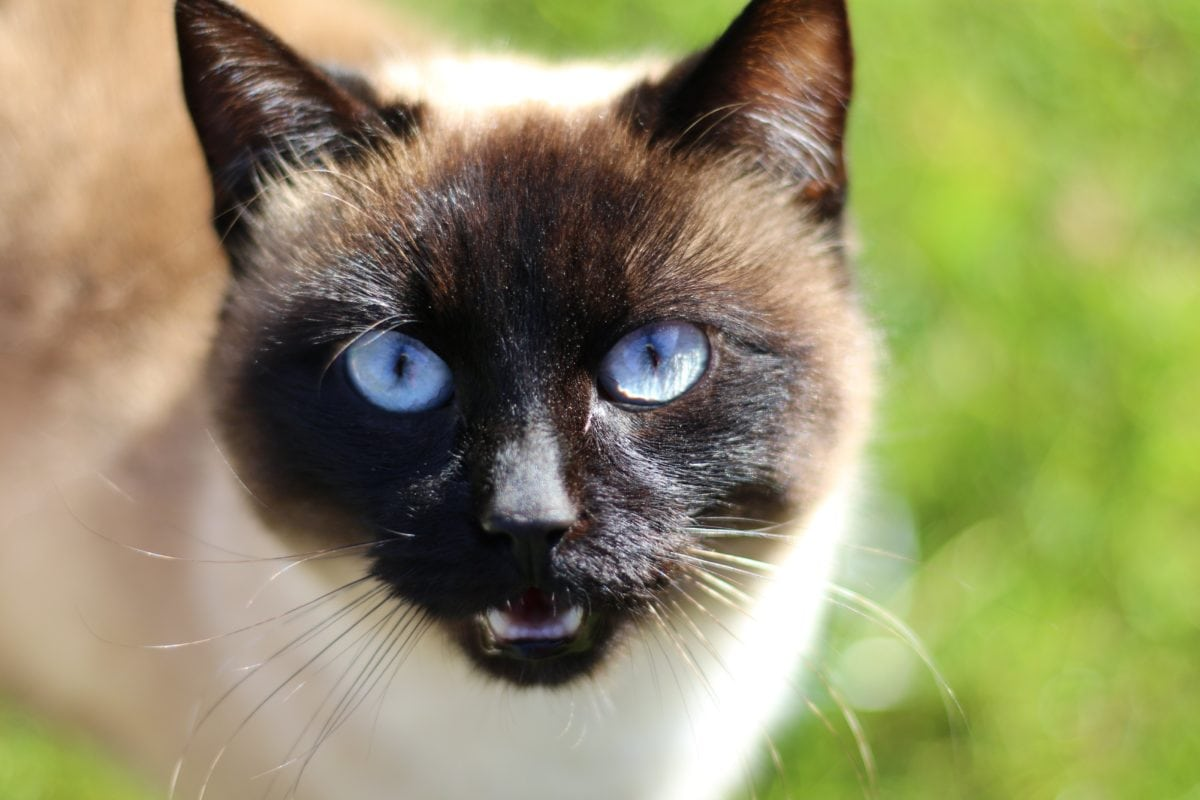
#> input picture Belma_Nurkic_zadaca2/zadatak2.jpg, 1200 x 800 px, found by its file name
$ python zadatak4.py
#> lines starting #> are read from the running program, lines starting #| are printed output that depends on the picture
import numpy as np
import matplotlib.pyplot as plt
import cv2 as cv

img = cv.imread(r"C:\Users\Korisnik\OneDrive\Desktop\Belma_Nurkic_zadaca2\zadatak2.jpg")
#> img is the input picture: shape (800, 1200, 3); mean B, G, R 100.5, 143.4, 145.7
cv.imshow('Original', img)

(ret, thresh) = cv.threshold(img, 100, 255, cv.THRESH_BINARY_INV)
kernel = np.ones((5,5), np.uint8)

img_erosion = cv.erode(thresh, kernel, iterations=1)
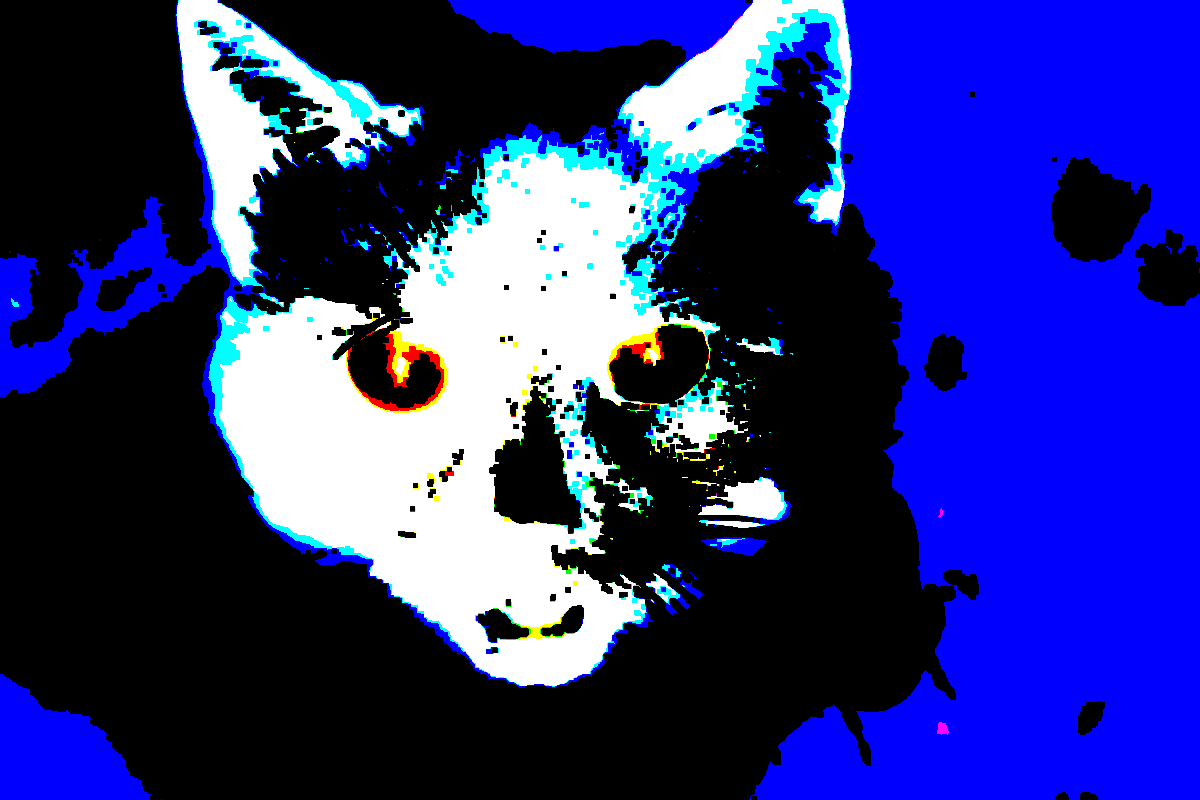
#> img_erosion: shape (800, 1200, 3); mean B, G, R 126.5, 48.4, 42.3
cv.imshow ('Erosion', img_erosion)
img_dilation = cv.dilate(thresh, kernel, iterations=1)
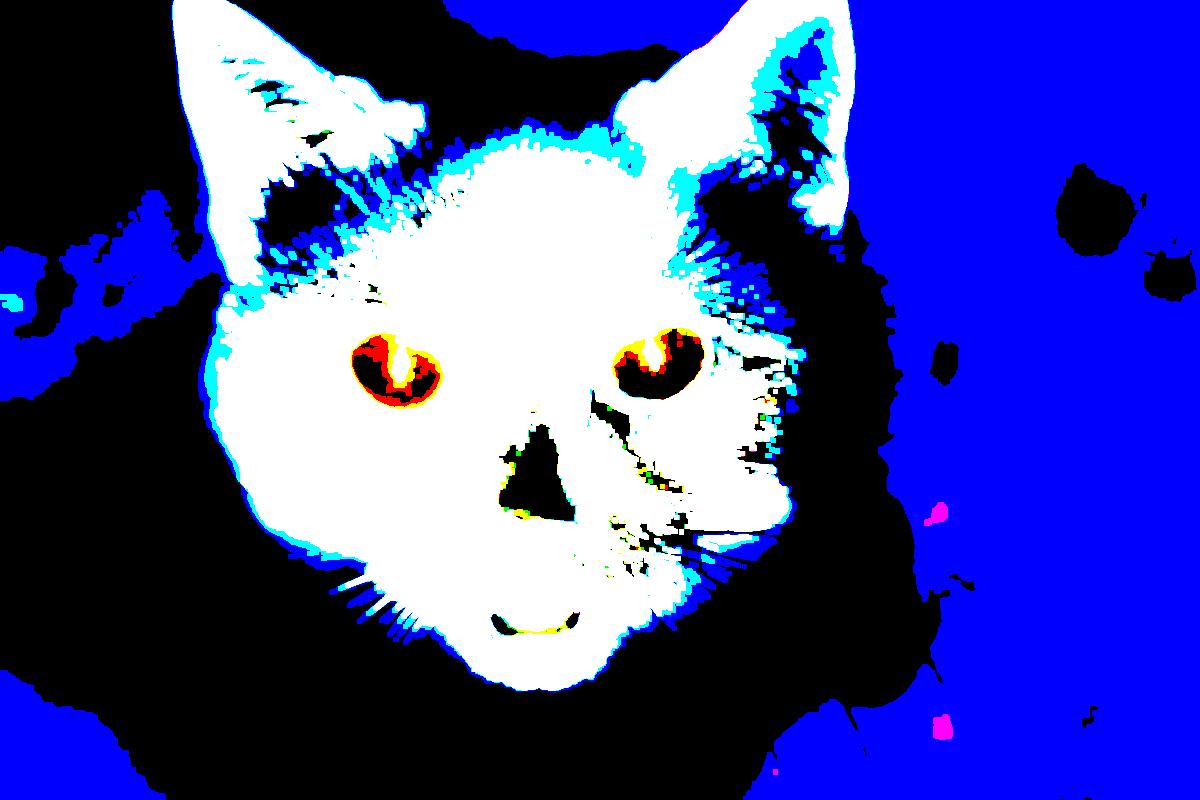
#> img_dilation: shape (800, 1200, 3); mean B, G, R 157.1, 71.9, 65.5
cv.imshow ('Dilatation', img_dilation)
img_opening = cv.morphologyEx(thresh, cv.MORPH_OPEN, kernel)
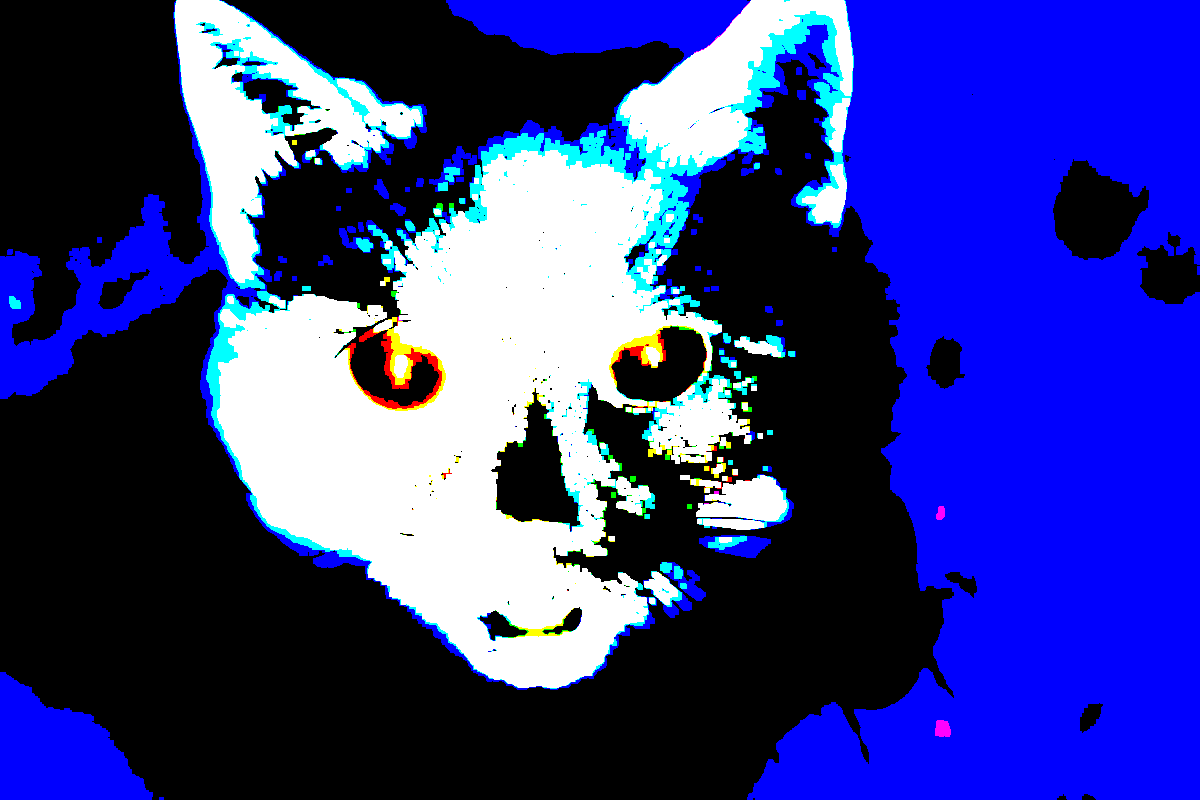
#> img_opening: shape (800, 1200, 3); mean B, G, R 137.4, 56.7, 50.3
cv.imshow ('Opening', img_opening)
img_closing = cv.morphologyEx(thresh, cv.MORPH_CLOSE, kernel)
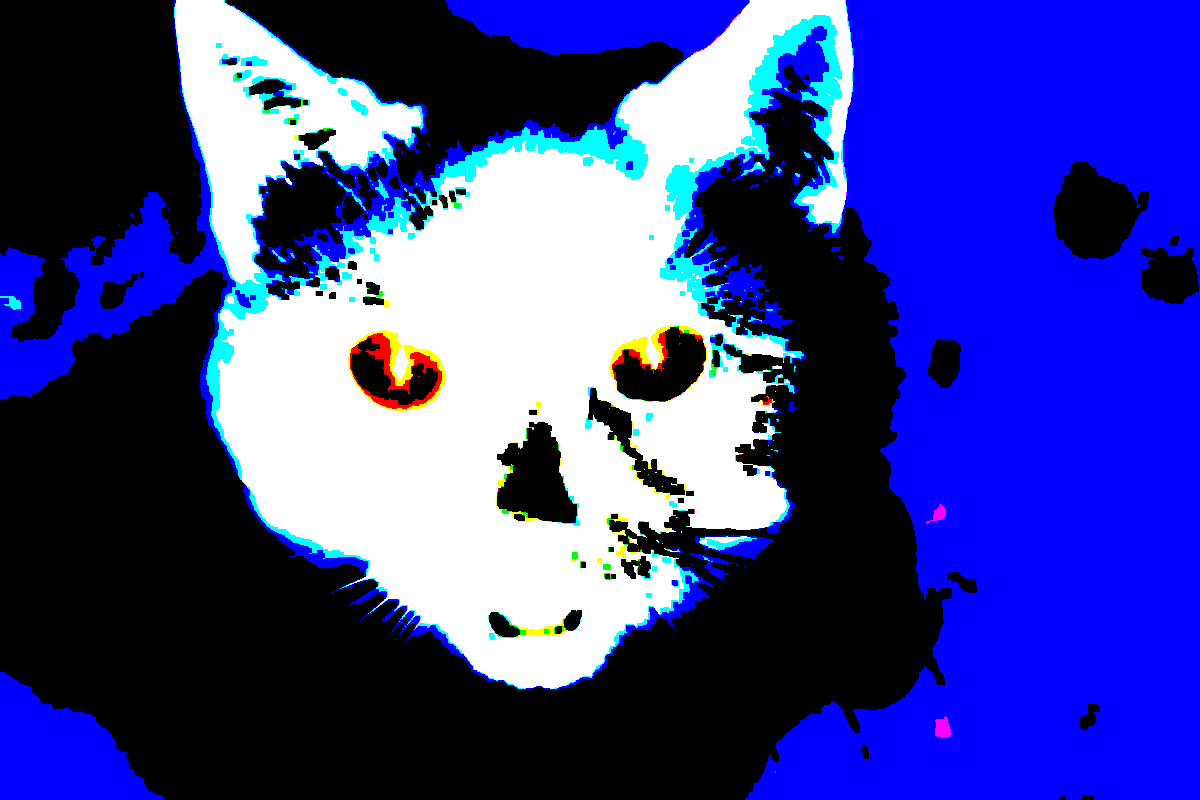
#> img_closing: shape (800, 1200, 3); mean B, G, R 147.8, 65.3, 59
cv.imshow ('Closing', img_closing)

cv.waitKey(0)

$ run again, with Belma_Nurkic_zadaca2/raketa1.jpg copied over Belma_Nurkic_zadaca2/zadatak2.jpg
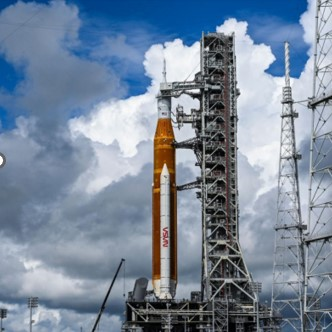
#> input picture Belma_Nurkic_zadaca2/raketa1.jpg, 332 x 332 px, found by its file name
#> img is the input picture: shape (332, 332, 3); mean B, G, R 156, 136.8, 121.1
#> `img_dilation = cv.dilate(thresh, kernel, iterations=1)`:
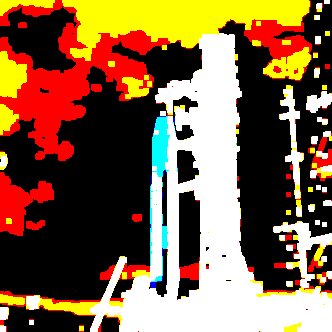
#> img_dilation: shape (332, 332, 3); mean B, G, R 68.4, 99.2, 130.6
#> `img_closing = cv.morphologyEx(thresh, cv.MORPH_CLOSE, kernel)`:
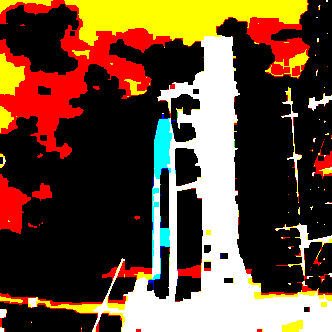
#> img_closing: shape (332, 332, 3); mean B, G, R 51.7, 75.2, 102.6
